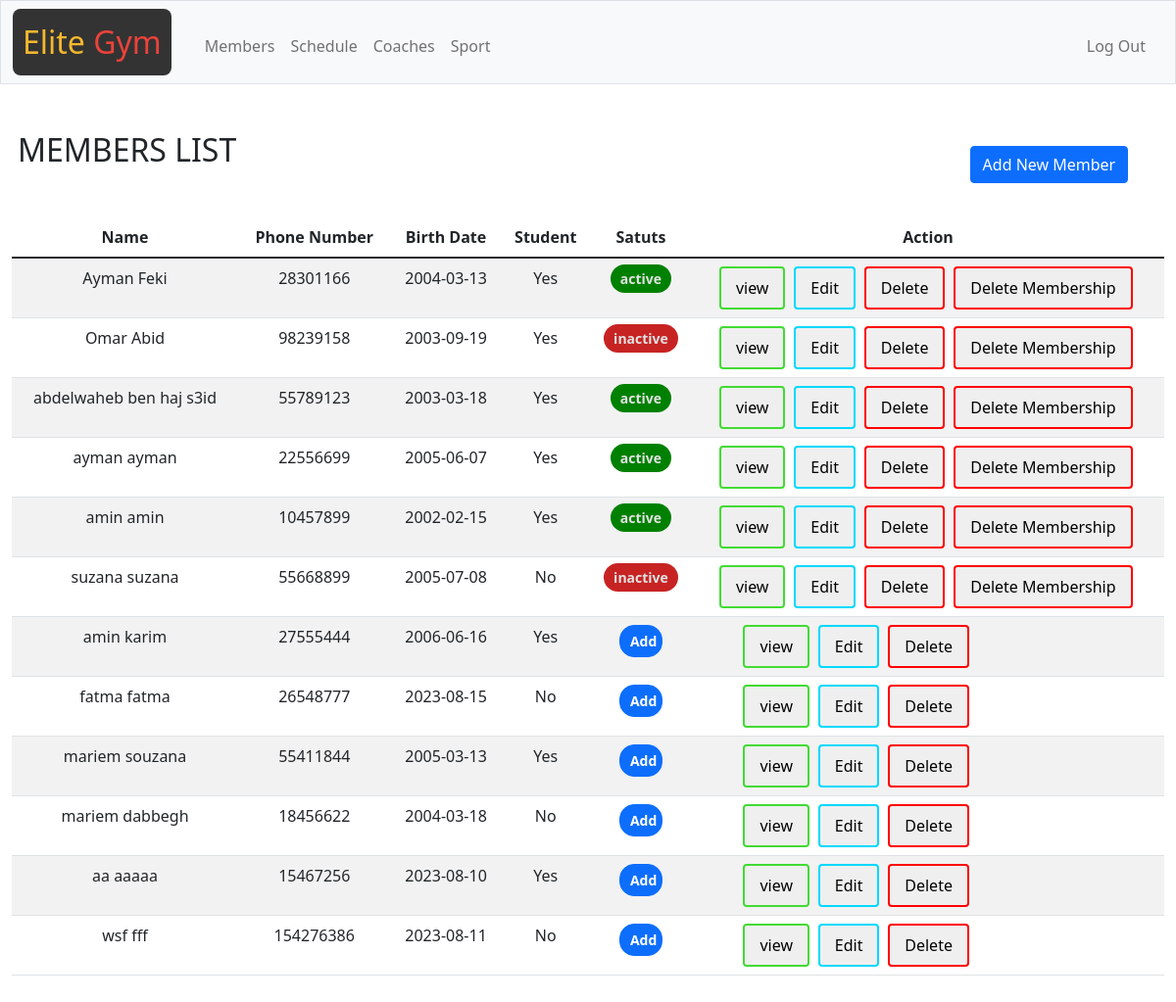
Screenshot of /members (signed in) with the database file from the repository.
### tables this page shows
CREATE TABLE 'membership' (
    m_id INTEGER PRIMARY KEY AUTOINCREMENT,
    cl_id INTEGER REFERENCES client(cl_id) ON DELETE CASCADE,
    sp_id INTEGER REFERENCES sport(sp_id) ON DELETE SET NULL,
    m_type varchar(20)  NOT NULL,'duration' INTEGER NOT NULL,
    price INTEGER NOT NULL,
    starts_at DATE,
    ends_at DATE);

CREATE TABLE client(
    cl_id           INTEGER   PRIMARY KEY AUTOINCREMENT,
    cl_Fname        TEXT      NOT NULL,
    cl_Lname        TEXT      NOT NULL,
    cl_num          INTEGER   UNIQUE
                              NOT NULL,
    cl_BD           TEXT,
    student         TEXT,
    CONSTRAINT CK_MEMBERSHIP CHECK (student IN ('yes', 'no', 'YES', 'NO', 'Yes', 'No') ) 
);

### app.py (the view)
@app.route("/members", methods=["GET", "POST"])
@login_required
def members():
    def delete():
        if request.form.get("form_id")=="form3cl" :
            db.execute("delete from client where cl_id=?",int(request.form.get("cl_id")))
            return render_template("members.html",message8="member deleted succssefuly",member=member,moment=moment,clients=clients,sport=sport)
        else:
            db.execute("delete from membership where cl_id=?",int(request.form.get("cl_id")))
            return render_template("members.html",message8="membership deleted succssefuly",member=member,moment=moment,clients=clients,sport=sport)
    def edit():
        def edit_cl():
            if request.form.get("cl_num"):
                num=db.execute("select cl_Fname from client where cl_num=?;",request.form.get("cl_num"))
                if len(num)>0:
                    return render_template('members.html', message3="phone number already exist",member=member,moment=moment,clients=clients,sport=sport)
                if (not request.form.get("cl_num").isnumeric()) or len(request.form.get("cl_num"))<8:
                    return render_template('members.html', message1="phone number invalid",member=member,moment=moment,clients=clients,sport=sport)
            dict_m={"cl_Fname":request.form.get("cl_Fname"),"cl_Lname":request.form.get("cl_Lname"),"cl_BD":request.form.get("cl_BD"),
                    "cl_num":request.form.get("cl_num"),"student":request.form.get("student")}
            for key,value in dict_m.items():
                if value:
                    db.execute("UPDATE client set ?=? where cl_id=?",key,value,int(request.form.get("cl_id")))
        def edit_m():
            result=edit_cl()
            if result is None :
                dict_msh={"m_type":request.form.get("m_type"),"duration":request.form.get("duration"),"price":request.form.get("price")}
                if request.form.get("sp_name"):
                    sp_id=db.execute("select sp_id from sport where sp_name=?",request.form.get("sp_name"))
                    db.execute("update membership set sp_id=? where m_id=?",sp_id[0]["sp_id"],int(request.form.get("m_id")))
                if request.form.get("starts_at") or request.form.get("duration"):
                    db.execute("UPDATE membership set starts_at=? ,ends_at=date(?,'+' || ? || ' months') where m_id=?",request.form.get("starts_at"),request.form.get("starts_at"),int(request.form.get("duration")),int(request.form.get("m_id")))
                for key,value in dict_msh.items():
                    if value:
                        db.execute("UPDATE membership set ?=? where m_id=?",key,value,int(request.form.get("m_id")))
                return render_template("members.html",message7="changes made successfuly",member=member,moment=moment,clients=clients,sport=sport)
            else :
                return result
        if request.form.get("form_id") =="form2m":
            return edit_m()
        elif request.form.get("form_id") =="form2cl":
            result2=edit_cl()
            if result2 is None:
                return render_template("members.html",message7="changes made successfuly",member=member,moment=moment,clients=clients,sport=sport)
            else :
                return result2
    def add():
        def add_cl():
            if (not request.form.get("cl_num").isnumeric()) or len(request.form.get("cl_num"))<8:
                return render_template('members.html', message1="phone number invalid",member=member,moment=moment,clients=clients,sport=sport)
            number=db.execute("select cl_Fname from client where cl_num=?;",request.form.get("cl_num"))
            if len(number)>0:
                return render_template('members.html', message3="phone number already exist",member=member,moment=moment,clients=clients,sport=sport)
            db.execute(
                    "insert into client (cl_Fname,cl_Lname,cl_num,cl_BD,student) values(?,?,?,?,?)",
                    request.form.get("cl_Fname"),
                    request.form.get("cl_Lname"),
                    int(request.form.get("cl_num")),
                    request.form.get("cl_BD"),
                    request.form.get("student")
                )
        def add_m():
            if (not request.form.get("sp_name")) and (not request.form.get("m_type"))  and  (not request.form.get("duration")) and (not request.form.get("price")) and (not request.form.get("starts_at")):
                return "member added successfuly"
            if (not request.form.get("sp_name")) or (not request.form.get("m_type"))  or  (not request.form.get("duration")) or (not request.form.get("price")) or (not request.form.get("starts_at")):
                return "No membership added ! Not enough informations"
            if not request.form.get("cl_id"):
                cl_id=db.execute("select cl_id from client where cl_num=?",int(request.form.get("cl_num")))
            else:
                cl_id=[{}]
                cl_id[0]["cl_id"]=int(request.form.get("cl_id"))
            sp_id=db.execute("select sp_id from sport where sp_name=?",request.form.get("sp_name"))
            db.execute(
                    "insert into membership (cl_id,sp_id,m_type,duration,price,starts_at,ends_at) values(?,?,?,?,?,?,date(?,'+' || ? || ' months'))",
                    cl_id[0]["cl_id"],
                    sp_id[0]["sp_id"],
                    request.form.get("m_type"),
                    int(request.form.get("duration")),
                    int(request.form.get("price")),
                    request.form.get("starts_at"),
                    request.form.get("starts_at"),
                    int(request.form.get("duration")),
                    )
        if request.form.get("form_id") =="form1cl":
            result1=add_m()
            if result1 is None:
                return render_template('members.html',message5="membership added successfuly",member=member,moment=moment,clients=clients,sport=sport)
            else:
                return render_template("members.html",message3="No membership added ! Not enough informations",member=member,moment=moment,clients=clients,sport=sport)
        elif request.form.get("form_id") =="form1m":
            result2=add_cl()
            if result2 is None :
                result3=add_m()
                if result3 is None:
                    return render_template('members.html',message5="member and his membership added successfuly",member=member,moment=moment,clients=clients,sport=sport)
                else:
                    return render_template('members.html',message5="member added successfuly",message3="No membership added ! Not enough informations",member=member,moment=moment,clients=clients,sport=sport)
            else:
                return result2
    moment = datetime.datetime.now().strftime('%Y-%m-%d %H:%M:%S')
    sport=db.execute("select sp_name from sport;")
    member=db.execute("select * from member;")
    clients=db.execute("select cl_id,cl_Fname,cl_Lname,cl_num,cl_BD,student from client where cl_id NOT IN (SELECT cl_id from membership) ;")
    for m in member:
        if moment  >= m["ends_at"]:
            m["status"]="inactive"
        else:
            m["status"]="active"
    if request.method == "POST":
        if "form1" in request.form.get("form_id"):
            return add()
        elif "form2" in request.form.get("form_id") :
            return edit()
        elif "form3" in request.form.get("form_id") :
            return delete()
    else:
        return render_template('members.html',member=member,moment=moment,clients=clients,sport=sport)

### app.py (called while the page is built)
def login_required(f):
    @wraps(f)
    def decorated_function(*args, **kwargs):
        if session.get("user_id") is None:
            return redirect("/login")
        return f(*args, **kwargs)
    return decorated_function

### templates/members.html (shortened to what this page needs)
{% extends "layout.html" %}
{% block main %}
<h2>MEMBERS LIST</h2>
<button type="button" class="btn btn-primary" data-bs-toggle="modal" data-bs-target="#exampleModal" id="add">
  Add New Member
</button>
  <table class="table table-striped">
    <thead>
      <tr>
        <th scope="col">Name</th>
        <th scope="col">Phone Number</th>
        <th scope="col">Birth Date</th>
        <th scope="col">Student</th>
        <th scope="col">Satuts</th>
        <th scope="col">Action</th>
      </tr>
    </thead>
    <tbody>
      {% for m in member %}
      <tr>
      <td> {{m.cl_Fname}} {{m.cl_Lname}}</td>
      <td> {{m.cl_num}}</td>
      <td> {{m.cl_BD}}</td>
      <td> {{m.student}}</td>
      <td >{% if m.status=="active" %}
        <span class="status-badge active-badge">{{m.status}}</span>
          {% else %}
          <span class="status-badge inactive-badge">{{m.status}}</span>
          {% endif %}
      </td>
      <td id="buttons"> <button type="button" class="custom-button"  data-bs-toggle="modal" data-bs-target="#viewModal{{loop.index}}" id="view">view</button>
         <button type="button" class="custom-button"  data-bs-toggle="modal" data-bs-target="#edit{{loop.index}}" id="edit" >Edit</button>
          <button type="button" class="custom-button"  data-bs-toggle="modal" data-bs-target="#delete{{loop.index}}" id="delete" >Delete</button>
          <button type="button" class="custom-button"  data-bs-toggle="modal" data-bs-target="#deletem{{loop.index}}" id="delete" >Delete Membership</button>
        </td>
      </tr>
      {% endfor %}
      {% for client in clients %}
      <tr>
        <td> {{client.cl_Fname}} {{client.cl_Lname}}</td>
        <td> {{client.cl_num}}</td>
        <td> {{client.cl_BD}}</td>
        <td> {{client.student}}</td>
        <td> <button type="button" id="add_n_m" class="btn btn-primary" data-bs-toggle="modal" data-bs-target="#addmembership{{loop.index}}" id="add_membership">
          Add
        </button>
      </td>
        <td > <span id="no_m_buttons"><button type="button" class="custom-button" data-bs-toggle="modal" data-bs-target="#view{{loop.index}}" id="view">view</button>
           <button type="button" class="custom-button" data-bs-toggle="modal" data-bs-target="#editc{{loop.index}}" id="edit" >Edit</button>
            <button type="button" id="delete" class="custom-button" data-bs-toggle="modal" data-bs-target="#deletecl{{loop.index}}">Delete</button>
          </span>
      </td>
        </tr>
      {% endfor %}
    </tbody>
  </table>
{% endblock %}

### templates/layout.html (shortened to what this page needs)
<!DOCTYPE html>
<html lang="en">
    <head>
        <link href="https://cdn.jsdelivr.net/npm/bootstrap@5.1.3/dist/css/bootstrap.min.css" rel="stylesheet">
        <link href="/static/styles.css" rel="stylesheet">
    </head>
    <body>
        <nav class="bg-light border navbar navbar-expand-md navbar-light">
            <div class="container-fluid">
                <a class="navbar-brand" href="/"><span class="yellow">Elite</span> <span class="red">Gym</span></a>
                <div class="collapse navbar-collapse" id="navbar">
                    {% if session["user_id"] %}
                        <ul class="navbar-nav me-auto mt-2">
                            <li class="nav-item"><a class="nav-link" href="/members">Members</a></li>
                            <li class="nav-item"><a class="nav-link" href="/schedule">Schedule</a></li>
                            <li class="nav-item"><a class="nav-link" href="/coach">Coaches</a></li>
                            <li class="nav-item"><a class="nav-link" href="/sport">Sport</a></li>
                        </ul>
                        <ul class="navbar-nav ms-auto mt-2">
                            <li class="nav-item"><a class="nav-link" href="/logout">Log Out</a></li>
                        </ul>
                    {% else %}
                        <ul class="navbar-nav ms-auto mt-2">
                            <li class="nav-item"><a class="nav-link" href="/register">Register</a></li>
                            <li class="nav-item"><a class="nav-link" href="/login">Log In</a></li>
                        </ul>
                    {% endif %}
                </div>
            </div>
        </nav>
        <main class="container-fluid py-5 text-center">
            {% block main %}{% endblock %}
        </main>
    </body>
</html>

### static/styles.css (style rules this page uses)
nav .navbar-brand { font-size: xx-large; background-color: #333; text-align: center; padding: 10px; border-radius: 8px; }
.collapse, .navbar-collapse { text-align: center; padding: 10px; border-radius: 8px; }
nav .navbar-brand .red { color: #ea433b; }
nav .navbar-brand .yellow { color: #f5b82e; }
h2 { margin-bottom: -5%; margin-right: 80%; }
#add { margin-top: 3%; margin-bottom: 3%; margin-left:80%; }
.custom-button { color: rgb(0, 0, 0); border: none; padding: 8px 15px; text-align: center; text-decoration: none; display: inline-block; font-size: 16px; border-radius: 4px; margin-right:1%; }
#view { border: 2px solid #42db34; }
#edit { border: 2px solid #00d9ff; }
#delete { border: 2px solid #ff0000; }
td { padding:20px; }
.status-badge { padding: 5px 10px; border-radius: 20px; font-size: 14px; font-weight: bold; }
.active-badge { background-color:green; color: rgb(226, 226, 226); }
.inactive-badge { background-color: rgb(199, 35, 35); color: rgb(226, 226, 226); }
#add_n_m { width: 50%; padding: 5px 10px; border-radius: 15px; font-size: 14px; font-weight: bold; text-align:left; }
#buttons { margin-left:0%; text-align:middle; }
#no_m_buttons { margin-left:-30.5%; }
a { text-decoration: none; color:hsl(0, 0%, 100%); }
nav a { text-decoration: none; color: white; }
main { padding: 20px; }

### rows the page displays
membership: cl_Fname "Ayman", cl_Lname "Feki", cl_num "28301166", cl_BD "2004-03-13", student "Yes", status "active"
membership: cl_Fname "Omar", cl_Lname "Abid", cl_num "98239158", cl_BD "2003-09-19", student "Yes", status "inactive"
membership: cl_Fname "abdelwaheb", cl_Lname "ben haj s3id", cl_num "55789123", cl_BD "2003-03-18", student "Yes", status "active"
membership: cl_Fname "ayman", cl_Lname "ayman", cl_num "22556699", cl_BD "2005-06-07", student "Yes", status "active"
membership: cl_Fname "amin", cl_Lname "amin", cl_num "10457899", cl_BD "2002-02-15", student "Yes", status "active"
membership: cl_Fname "suzana", cl_Lname "suzana", cl_num "55668899", cl_BD "2005-07-08", student "No", status "inactive"
client: cl_Fname "amin", cl_Lname "karim", cl_num "27555444", cl_BD "2006-06-16", student "Yes"
client: cl_Fname "fatma", cl_Lname "fatma", cl_num "26548777", cl_BD "2023-08-15", student "No"
client: cl_Fname "mariem", cl_Lname "souzana", cl_num "55411844", cl_BD "2005-03-13", student "Yes"
client: cl_Fname "mariem", cl_Lname "dabbegh", cl_num "18456622", cl_BD "2004-03-18", student "No"
client: cl_Fname "aa", cl_Lname "aaaaa", cl_num "15467256", cl_BD "2023-08-10", student "Yes"
client: cl_Fname "wsf", cl_Lname "fff", cl_num "154276386", cl_BD "2023-08-11", student "No"
